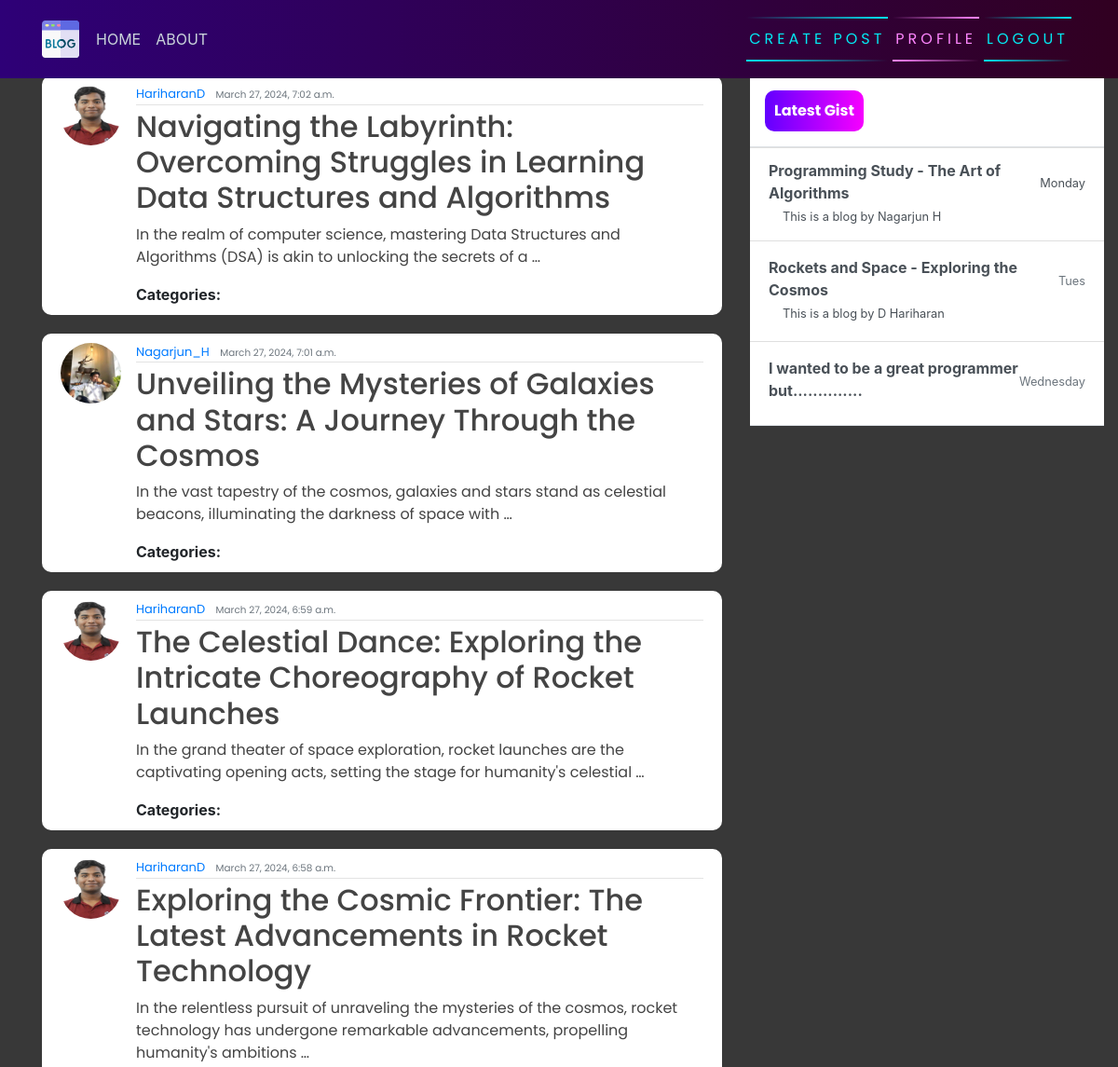
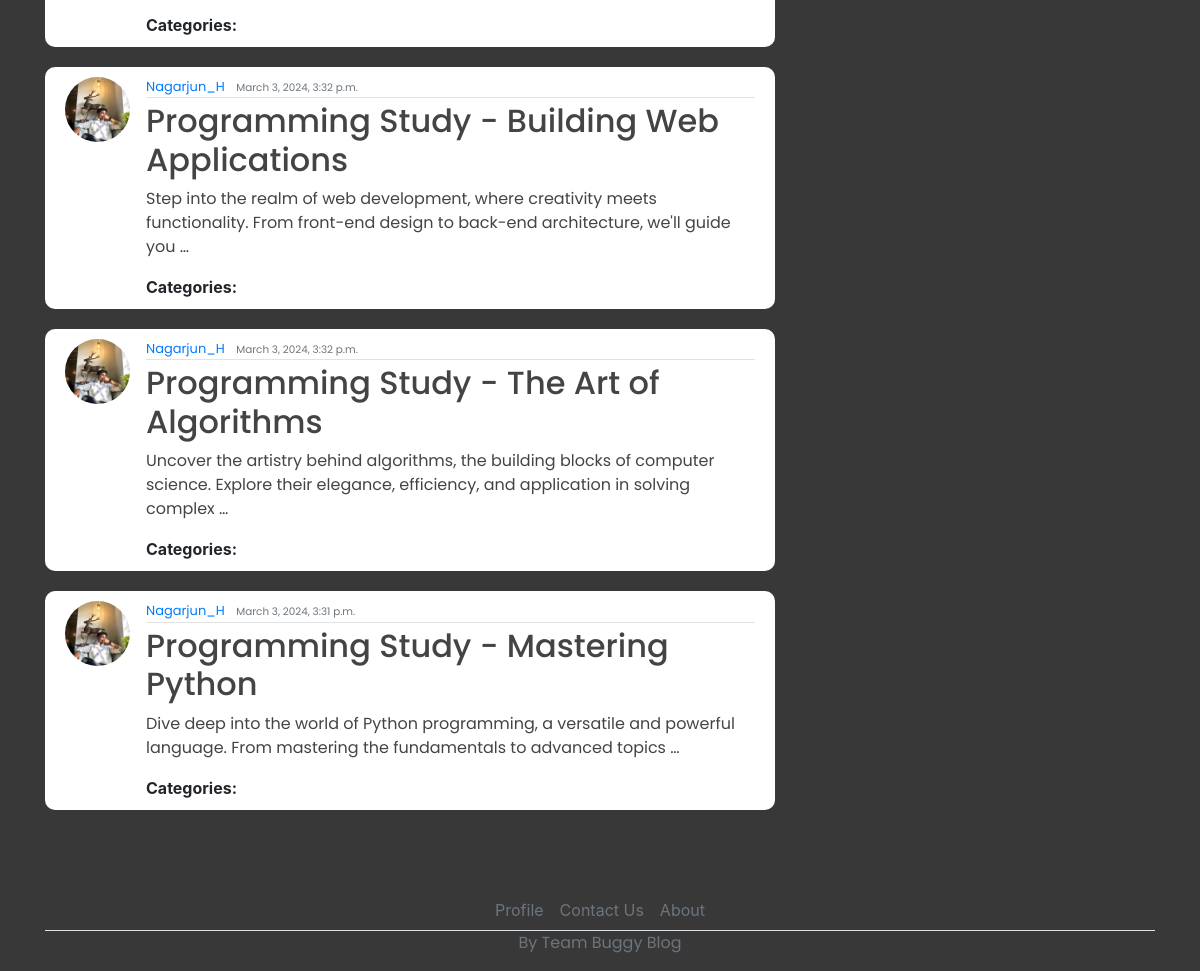
The page / (signed in) on the database its author committed (2 pictures, top to bottom).
### blog/models.py (models this page shows, shortened)
class Post(models.Model):
    title = models.CharField(max_length=200)
    content = models.TextField()
    date_posted = models.DateTimeField(default=timezone.now)
    author = models.ForeignKey(User, on_delete=models.CASCADE)

### users/models.py (models this page shows, shortened)
class Profile(models.Model):
    user = models.OneToOneField(User, on_delete=models.CASCADE)
    image = models.ImageField(default='default.jpg', upload_to='profile_pics')

### blog/views.py (the view)
# urls.py: path('', PostListView.as_view(), name="blog-home"),
class PostListView(LoginRequiredMixin, ListView):
    model = Post
    template_name = 'blog/home.html'
    context_object_name = 'posts'
    ordering = ["-date_posted"]

### blog/templates/blog/home.html (shortened to what this page needs)
{% extends 'blog/base.html' %}
{% block content %}
    {% for post in posts %}
        <article class="media content-section">
            <img class="rounded-circle article-img" src="{{ post.author.profile.image.url }}" alt="">
            <div class="media-body">
                <div class="article-metadata">
                    <a class="mr-2" href="#">{{ post.author }}</a>
                    <small class="text-muted">{{ post.date_posted }}</small>
                </div>
                <h2><a class="article-title" href="{% url 'blog-detail' post.id %}">{{ post.title }}</a></h2>
                <p class="article-content">{{ post.content|truncatewords:20 }}</p>
                <div class="article-categories">
                    <strong>Categories:</strong>
                </div>
            </div>
            <br>
        </article>
    {% endfor %}
{% endblock content %}

### blog/static/blog/main.css (style rules this page uses)
body { background-color: rgb(56, 56, 56); margin-top: 5rem; background-size: contain; background-repeat: no-repeat; }
h1, h2, h3, h4, h5, h6, p { color: #444444; font-family: 'Poppins', sans-serif; }
.content-section { background: #ffffff; padding: 10px 20px; border-radius: 10px; margin-bottom: 20px; }
.article-title { color: #444444; }
.article-content { white-space: pre-line; }
.article-img { height: 65px; width: 65px; margin-right: 16px; }
.article-metadata { font-family: 'Poppins', sans-serif; padding-bottom: 1px; margin-bottom: 4px; font-size: 13px; border-bottom: 1px solid #e3e3e3 }

### rows shown on the page
Post: author.profile.image (picture), author "HariharanD", date_posted "March 27, 2024, 7:02 a.m.", title "Navigating the Labyrinth: Overcoming Struggles in Learning Data Structures and Algorithms", content "In the realm of computer science, mastering Data Structures and Algorithms (DSA) is akin to unlocking the secrets of a …"
Post: author.profile.image (picture), author "Nagarjun_H", date_posted "March 27, 2024, 7:01 a.m.", title "Unveiling the Mysteries of Galaxies and Stars: A Journey Through the Cosmos", content "In the vast tapestry of the cosmos, galaxies and stars stand as celestial beacons, illuminating the darkness of space with …"
Post: author.profile.image (picture), author "HariharanD", date_posted "March 27, 2024, 6:59 a.m.", title "The Celestial Dance: Exploring the Intricate Choreography of Rocket Launches", content "In the grand theater of space exploration, rocket launches are the captivating opening acts, setting the stage for humanity's celestial …"
Post: author.profile.image (picture), author "HariharanD", date_posted "March 27, 2024, 6:58 a.m.", title "Exploring the Cosmic Frontier: The Latest Advancements in Rocket Technology", content "In the relentless pursuit of unraveling the mysteries of the cosmos, rocket technology has undergone remarkable advancements, propelling humanity's ambitions …"
Post: author.profile.image (picture), author "Nagarjun_H", date_posted "March 3, 2024, 3:32 p.m.", title "Programming Study - Building Web Applications", content "Step into the realm of web development, where creativity meets functionality. From front-end design to back-end architecture, we'll guide you …"
Post: author.profile.image (picture), author "Nagarjun_H", date_posted "March 3, 2024, 3:32 p.m.", title "Programming Study - The Art of Algorithms", content "Uncover the artistry behind algorithms, the building blocks of computer science. Explore their elegance, efficiency, and application in solving complex …"
Post: author.profile.image (picture), author "Nagarjun_H", date_posted "March 3, 2024, 3:31 p.m.", title "Programming Study - Mastering Python", content "Dive deep into the world of Python programming, a versatile and powerful language. From mastering the fundamentals to advanced topics …"
